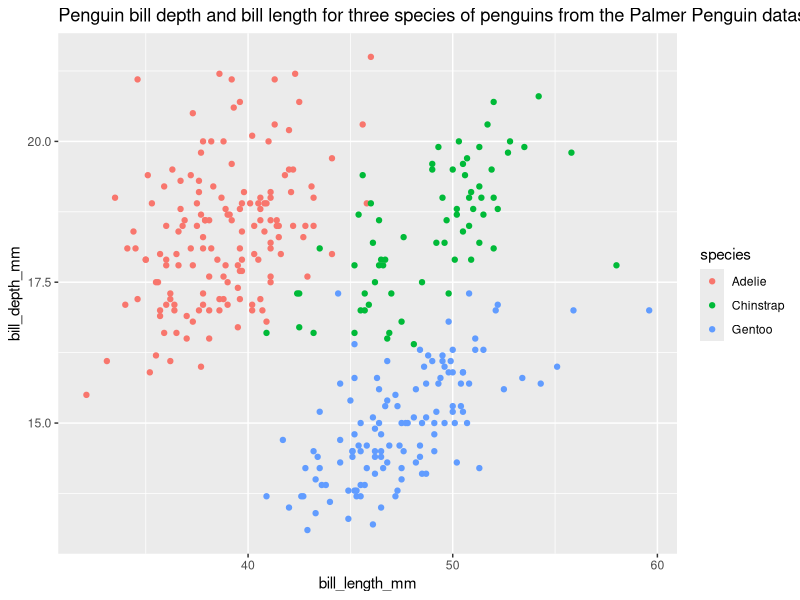

Source code (R):
## ---- chunk 1

library(tidyverse)
library(ggplot2)
library(palmerpenguins)

#view(penguins)
penguins <- penguins

penplot <- penguins %>% 
  ggplot(aes(x = bill_length_mm, y = bill_depth_mm, colour = species))+
  geom_point()+
  labs(title = "Penguin bill depth and bill length for three species of penguins from the Palmer Penguin dataset")
penplot

